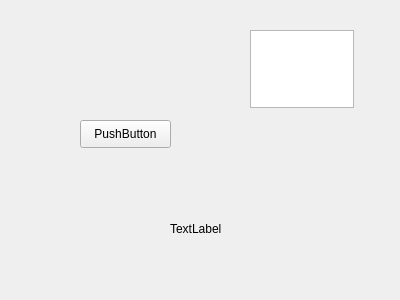
<?xml version="1.0" encoding="UTF-8"?>
<ui version="4.0">
 <class>Form</class>
 <widget class="QWidget" name="Form">
  <property name="geometry">
   <rect>
    <x>0</x>
    <y>0</y>
    <width>400</width>
    <height>300</height>
   </rect>
  </property>
  <property name="windowTitle">
   <string>Form</string>
  </property>
  <widget class="QPushButton" name="pushButton">
   <property name="geometry">
    <rect>
     <x>80</x>
     <y>120</y>
     <width>91</width>
     <height>28</height>
    </rect>
   </property>
   <property name="text">
    <string>PushButton</string>
   </property>
  </widget>
  <widget class="QLabel" name="label">
   <property name="geometry">
    <rect>
     <x>170</x>
     <y>220</y>
     <width>61</width>
     <height>18</height>
    </rect>
   </property>
   <property name="text">
    <string>TextLabel</string>
   </property>
  </widget>
  <widget class="QTextEdit" name="textEdit">
   <property name="geometry">
    <rect>
     <x>250</x>
     <y>30</y>
     <width>104</width>
     <height>78</height>
    </rect>
   </property>
  </widget>
 </widget>
 <resources/>
 <connections/>
</ui>
